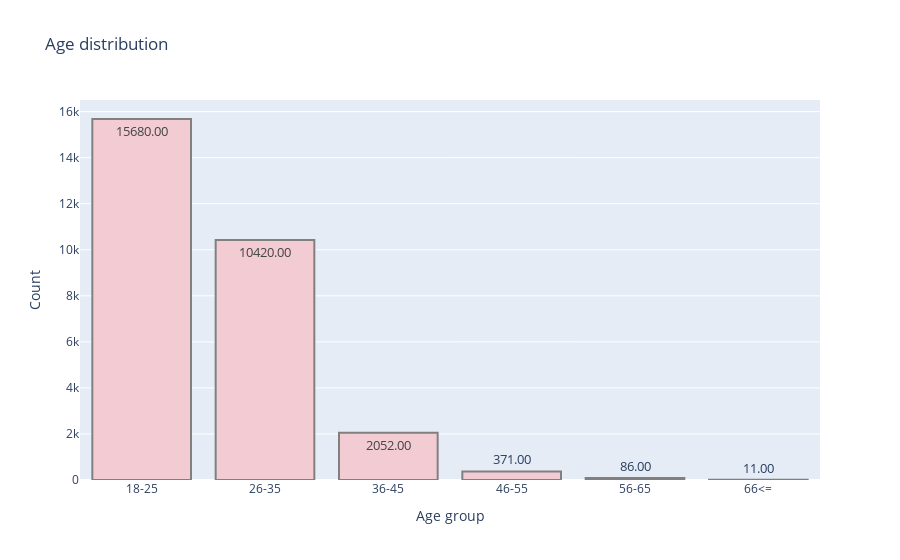

The cell this chart's notebook holds for it:
### Code cell
data['age_group'] = pd.cut(data['person_age'],
                           bins=[18, 26, 36, 46, 56, 66, float('inf')],
                           labels=['18-25', '26-35', '36-45', '46-55', '56-65', '66<='])

counts=data.age_group.value_counts()

fig = px.bar(x=counts.index, y=counts.values, color_discrete_sequence=px.colors.sequential.Magenta, 
             title='Age distribution')

fig.update_layout(xaxis_title='Age group', yaxis_title='Count')
fig.update_traces(texttemplate='%{y:.2f}', textposition='auto', textfont_size=13, marker=dict(line=dict(color='#102000', width=.2)))

fig.data[0].marker.line.width = 2
fig.data[0].marker.line.color='gray'
fig.show()

### Figure 1 — Plotly figure (JSON) as saved in the notebook; plotly's stock layout.template omitted (floating-point values rounded to 4 significant figures)
{"data": [{"alignmentgroup": "True", "hovertemplate": "x=%{x}<br>y=%{y}<extra></extra>", "legendgroup": "", "marker": {"color": "rgb(243, 203, 211)", "line": {"color": "gray", "width": 2}, "pattern": {"shape": ""}}, "name": "", "offsetgroup": "", "orientation": "v", "showlegend": false, "textfont": {"size": 13}, "textposition": "auto", "texttemplate": "%{y:.2f}", "type": "bar", "x": ["18-25", "26-35", "36-45", "46-55", "56-65", "66<="], "xaxis": "x", "y": [15680, 10420, 2052, 371, 86, 11], "yaxis": "y"}], "layout": {"autosize": true, "barmode": "relative", "legend": {"tracegroupgap": 0}, "title": {"text": "Age distribution"}, "xaxis": {"anchor": "y", "autorange": true, "domain": [0, 1], "range": [-0.5, 5.5], "title": {"text": "Age group"}, "type": "category"}, "yaxis": {"anchor": "x", "autorange": true, "domain": [0, 1], "range": [0, 16510.0], "title": {"text": "Count"}, "type": "linear"}}}
